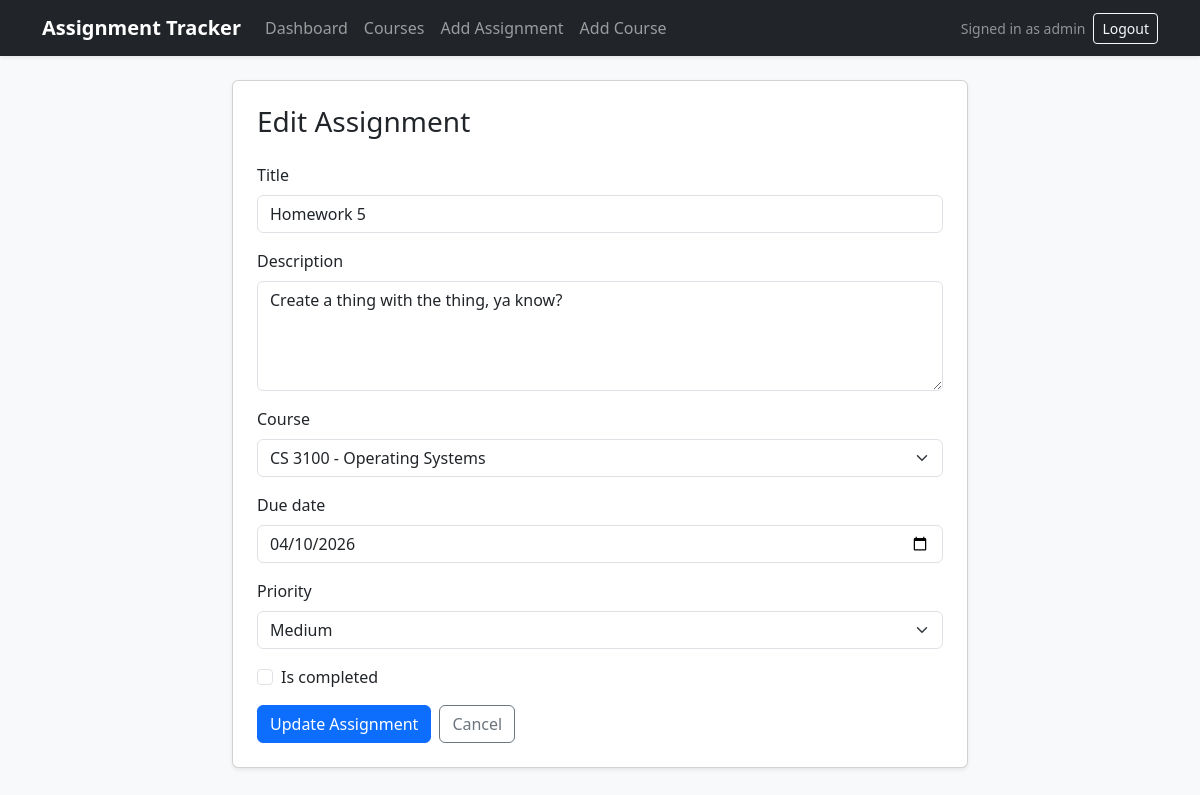
The page /assignments/2/edit/ (signed in) on the database its author committed.
### assignmenttracker/models.py (models this page shows, shortened)
class Assignment(models.Model):
    class PriorityChoices(models.IntegerChoices):
        HIGH = 1, 'High'
        MEDIUM = 2, 'Medium'
        LOW = 3, 'Low'
    user = models.ForeignKey(
        settings.AUTH_USER_MODEL,
        on_delete=models.CASCADE,
        related_name='assignments'
    )
    course = models.ForeignKey(
        Course,
        on_delete=models.SET_NULL,
        null=True,
        blank=True,
        related_name='assignments'
    )
    title = models.CharField(max_length=200)
    description = models.TextField(blank=True)
    due_date = models.DateField()
    priority = models.PositiveSmallIntegerField(
        choices=PriorityChoices.choices,
        default=PriorityChoices.MEDIUM
    )
    is_completed = models.BooleanField(default=False)
    created_at = models.DateTimeField(auto_now_add=True)
    updated_at = models.DateTimeField(auto_now=True)
    class Meta:
        ordering = ['is_completed', 'due_date', 'priority', 'title']

### assignmenttracker/views.py (the view)
# urls.py: path('assignments/<int:pk>/edit/', views.assignment_edit, name='assignment_edit'),
@login_required
def assignment_edit(request, pk):
    assignment = get_object_or_404(Assignment, pk=pk, user=request.user)
    if request.method == 'POST':
        form = AssignmentForm(request.POST, instance=assignment, user=request.user)
        if form.is_valid():
            form.save()
            messages.success(request, 'Assignment updated successfully.')
            return redirect('dashboard')
    else:
        form = AssignmentForm(instance=assignment, user=request.user)
    return render(request, 'assignmenttracker/assignment_form.html', {
        'form': form,
        'page_title': 'Edit Assignment',
        'button_text': 'Update Assignment',
    })

### assignmenttracker/models.py (called while the page is built)
    def __str__(self):
        if self.course_code:
            return f"{self.course_code} - {self.name}"
        return self.name

### assignmenttracker/templates/assignmenttracker/assignment_form.html (shortened to what this page needs)
{% extends 'assignmenttracker/base.html' %}
{% block content %}
<div class="row justify-content-center">
    <div class="col-lg-8">
        <div class="card shadow-sm">
            <div class="card-body p-4">
                <h1 class="h3 mb-4">{{ page_title }}</h1>
                <form method="POST">
                    {% for field in form %}
                        {% if field.name == 'is_completed' %}
                            <div class="form-check mb-3">
                                {{ field }}
                                <label class="form-check-label" for="{{ field.id_for_label }}">
                                    {{ field.label }}
                                </label>
                            </div>
                        {% else %}
                            <div class="mb-3">
                                <label class="form-label" for="{{ field.id_for_label }}">{{ field.label }}</label>
                                {{ field }}
                            </div>
                        {% endif %}
                    {% endfor %}
                    <div class="d-flex gap-2">
                        <button type="submit" class="btn btn-primary">{{ button_text }}</button>
                        <a href="{% url 'dashboard' %}" class="btn btn-outline-secondary">Cancel</a>
                    </div>
                </form>
            </div>
        </div>
    </div>
</div>
{% endblock %}

### assignmenttracker/templates/assignmenttracker/base.html (shortened to what this page needs)
<!doctype html>
<html lang="en">
<head>
    <link href="https://cdn.jsdelivr.net/npm/bootstrap@5.3.3/dist/css/bootstrap.min.css" rel="stylesheet">
</head>
<body>
    <nav class="navbar navbar-expand-lg navbar-dark bg-dark shadow-sm">
        <div class="container">
            <a class="navbar-brand" href="{% url 'dashboard' %}">Assignment Tracker</a>
            <div class="collapse navbar-collapse" id="mainNavbar">
                {% if user.is_authenticated %}
                    <ul class="navbar-nav me-auto mb-2 mb-lg-0">
                        <li class="nav-item">
                            <a class="nav-link" href="{% url 'dashboard' %}">Dashboard</a>
                        </li>
                        <li class="nav-item">
                            <a class="nav-link" href="{% url 'course_list' %}">Courses</a>
                        </li>
                        <li class="nav-item">
                            <a class="nav-link" href="{% url 'assignment_add' %}">Add Assignment</a>
                        </li>
                        <li class="nav-item">
                            <a class="nav-link" href="{% url 'course_add' %}">Add Course</a>
                        </li>
                    </ul>
                    <div class="d-flex align-items-center gap-2">
                        <span class="text-white-50 small">Signed in as {{ user.username }}</span>
                        <form method="POST" action="{% url 'logout' %}" class="mb-0">
                            <button type="submit" class="btn btn-outline-light btn-sm">Logout</button>
                        </form>
                    </div>
                {% else %}
                    <div class="ms-auto d-flex gap-2">
                        <a href="{% url 'login' %}" class="btn btn-outline-light btn-sm">Login</a>
                        <a href="{% url 'signup' %}" class="btn btn-warning btn-sm">Sign Up</a>
                    </div>
                {% endif %}
            </div>
        </div>
    </nav>
    <div class="container py-4">
        {% block content %}{% endblock %}
    </div>
</body>
</html>

### assignmenttracker/templates/assignmenttracker/base.html (style rules this page uses)
body { background-color: #f8f9fa; }
.navbar-brand { font-weight: 700; }

### rows shown on the page
Assignment: form "Homework 5" "Create a thing with the thing, ya know?" "CS 3100 - Operating Systems" "04/10/2026" "Medium"

### other values the page prints
{{ user.username }} "admin"
{{ page_title }} "Edit Assignment"
{{ field.label }} "Title" "Description" "Course" "Due date" "Priority"
{{ field.label }} "Is completed"
{{ button_text }} "Update Assignment"
